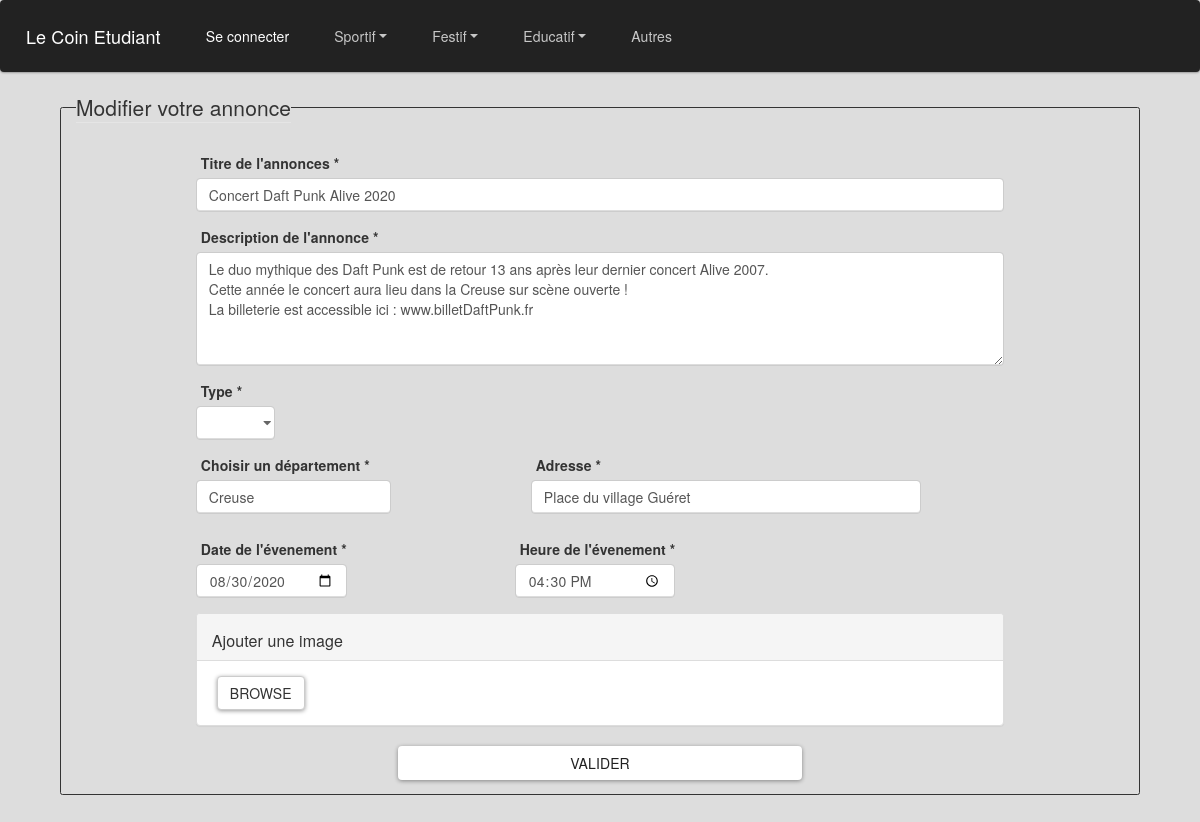
Page /controleur/ModifAnnonce.ctrl.php?id=15 on the committed database.
### tables this page shows
CREATE TABLE "annonce" (
	"id"	INTEGER,
	"idClient"	INTEGER,
	"type"	TEXT,
	"categorie"	TEXT,
	"sousCategorie"	TEXT,
	"titre"	TEXT,
	"contenu"	TEXT,
	"adresse"	TEXT,
	"nbParticipant"	INTEGER,
	"nbInteresse"	INTEGER,
	"departement"	TEXT,
	"datePrevu"	TEXT,
	"heurePrevu"	TEXT,
	"dateHeure"	TEXT,
	PRIMARY KEY("id"),
	FOREIGN KEY("idClient") REFERENCES "client"("id"),
	FOREIGN KEY("categorie") REFERENCES "categorie"("id")
);

### controleur/ModifAnnonce.ctrl.php (called while the page is built, shortened)
<?php
include_once("../modele/DAO.class.php");
$annonce = $dao->getAnnonceById($_GET["id"]);
$format_basique = $annonce->datePrevu;
$Date = date("Y-m-d", strtotime($format_basique));
include('../vue/ModifAnnonceview.php');
?>

### modele/DAO.class.php (called while the page is built, shortened)
<?php
class DAO
{
  private $db;
  function __construct()
  {
    try {
      $this->db = new PDO('sqlite:../modele/data/data.db');
    } catch (Exception $e) {
      die("erreur de connexion:".$e->getMessage());
    }
  }
  function getAnnonceById(int $id): Annonce{
    $requ="SELECT * FROM annonce WHERE id='$id'";
    $res = $this->db->query($requ);
    $result = $res->fetchAll(PDO::FETCH_CLASS|PDO::FETCH_PROPS_LATE, "Annonce");
    return $result[0];
  }
}
$dao = new DAO();
?>

### vue/ModifAnnonceview.php (the view, shortened to what this page needs)
<!DOCTYPE html>
<html lang="en" dir="ltr">
<head>
  <link rel="stylesheet" href="../vue/css/bootstrap.min.css">
  <link rel="stylesheet" href="../vue/css/Annoncesview.css">
  <link rel="stylesheet" href="../vue/css/AjoutAnnonceview.css">
  <link rel="stylesheet" href="../vue/css/Header.css">
  <link rel="stylesheet" href='../vue/css/jquery.flipster.css'>
  <link rel="stylesheet" href="../vue/css/bootstrap-imageupload.css">
  <link href="https://maxcdn.bootstrapcdn.com/bootstrap/3.3.7/css/bootstrap.min.css" rel="stylesheet">
</head>
<body>
  <header>
    <?php include('header.php') ?>
  </header>
  <body>
    <fieldset class="container border-10 rounded" style="width:90%;margin-bottom:7em;">
      <legend  class="w-auto">Modifier votre annonce</legend>
      <form class="container" style="width:80%; margin-top:10px" action="../controleur/ModifAnnonce.ctrl.php?id=<?=$annonce->id?>" method="POST" enctype="multipart/form-data" >
        <div class="justify-content-center">
          <div class="form-group">
            <label for="titreAnnonce">Titre de l'annonces *</label>
            <input type="text" class="form-control" name="titre" id="titreAnnonce" placeholder="Saisissez un titre clair pour votre annonce." maxlength="60" value="<?= $annonce->titre ?>" required>
          </div>
          <div class="form-group">
            <label for="descriptionTextArea">Description de l'annonce * </label>
            <textarea class="form-control" name="contenu" id="descritionAnnonce" rows="5" placeholder="Saississez une description précise afin de mettre en valeur votre annonce." minlength="10" maxlength="500" required><?= $annonce->contenu ?> </textarea>
          </div>
          <div class="row">
            <div class="form-group" style="margin-left:15px;margin-right:30px;">
              <label for="type">Type *</label>
              <select class="form-control" id="categorieAnnonce" name="type" onChange="addSelectedCat(this);" style="width:150%;" required>
                <option value=""></option>
                <option value="<?=$annonce->type?>"> <?= ucfirst($annonce->type) ?> </option>
              </select>
            </div>
          </div>
          <div class="row">
            <div class="form-group" style="margin-right:10em; margin-left:15px;">
              <label for="DepartementInput"> Choisir un département * </label>
              <div class="autocomplete">
                <input type="text" class="form-control inputFiltre" id="myInput" name="departement" value="<?= $annonce->departement ?>" autocomplete="off" placeholder="Commencer à écrire pour avoir des propositions" required maxlength="35">
              </div>
            </div>
            <div class="form-group">
              <label for="DepartementInput"> Adresse * </label>
              <input type="text" class="form-control" name="adresse" value="<?=$annonce->adresse?>" placeholder="Saisissez l'adresse de l'évenement" style="width:200%;" required>
            </div>
          </div>
          <div class="row">
            <div class="form-group" style="margin-right:12em; margin-left:15px;">
              <label for="date-input"> Date de l'évenement *</label>
              <input class="form-control" type="date" name="datePrevu" value="<?=$Date?>" required>
            </div>
            <div class="form-group">
              <label for="heure-input"> Heure de l'évenement *</label>
              <input class="form-control" type="time" name="heurePrevu" value="<?=$annonce->heurePrevu?>" required>
            </div>
          </div>
          <div class="imageupload panel panel-default">
            <div class="panel-heading clearfix">
              <h3 class="panel-title pull-left">Ajouter une image</h3>
            </div>
            <div class="file-tab panel-body">
              <label class="btn btn-default btn-file">
                <span>Browse</span>
              </label>
            </div>
          </div>
          <div class="text-center" style="margin-bottom:1em;">
            <button class="btn btn-light" style="width:50%;" name="updatesubmit" type="submit" id="contact-submit" value"submit">Valider</button>
          </div>
        </form>
      </fieldset>
    </body>
  </body>
  </html>

### vue/css/Annoncesview.css (style rules this page uses)
html body { background-color: #DDDDDD; }
label { margin-left: 5px; }
.autocomplete { position: relative; padding-bottom: 10px; }

### vue/css/AjoutAnnonceview.css (style rules this page uses)
html body { background-color: #DDDDDD; }
.border-10 { border-style:solid; border-width: 1px; }
.autocomplete { position: relative; padding-bottom: 10px; }

### vue/css/Header.css (style rules this page uses)
.form-control { border: 1px solid lightgrey; border-radius: 5px; }

### vue/footer.php (style rules this page uses)
html { position: relative; min-height: 100%; }

### rows in the picture
annonce: titre "Concert Daft Punk Alive 2020", contenu "Le duo mythique des Daft Punk est de retour 13 ans après leur dernier concert Alive 2007. Cette année le concert aura lieu dans la Creuse sur scène ouverte ! La billeterie est accessible ici : www.billetDaftPunk.fr", departement "Creuse", adresse "Place du village Guéret", datePrevu "08/30/2020", heurePrevu "16:30"
